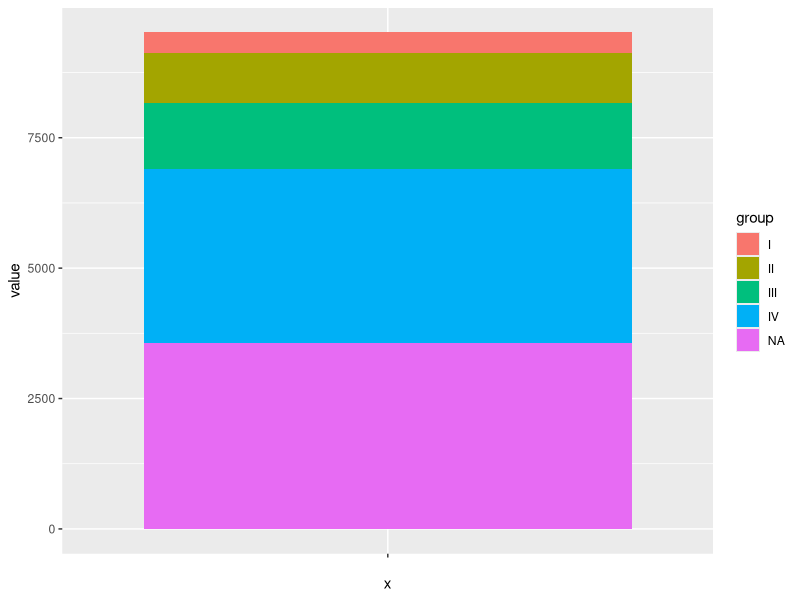
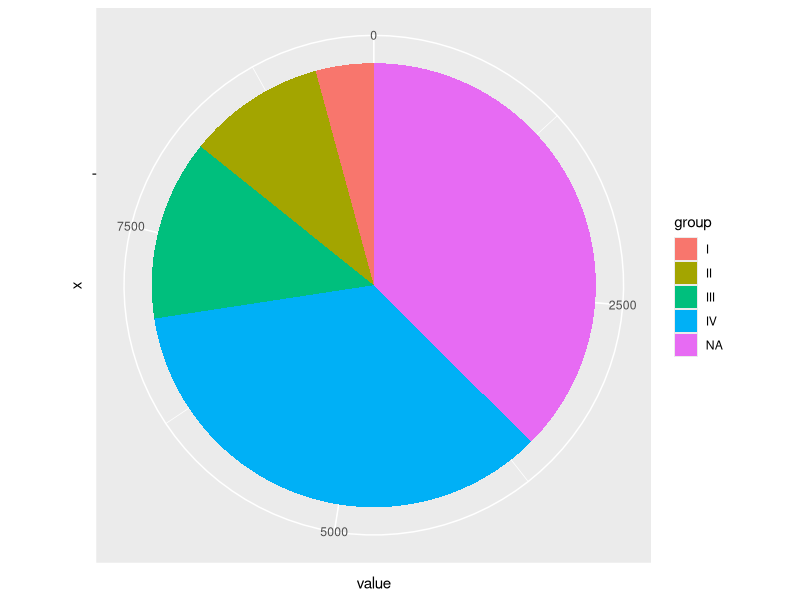
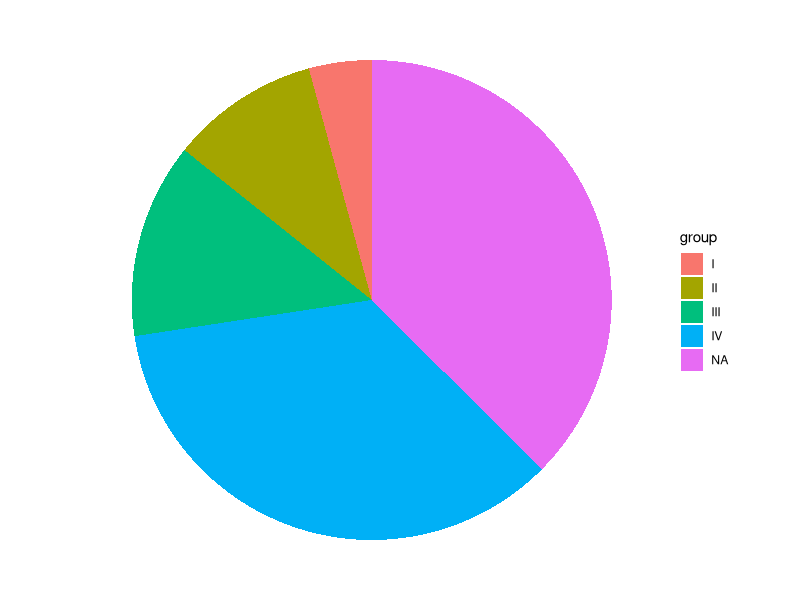
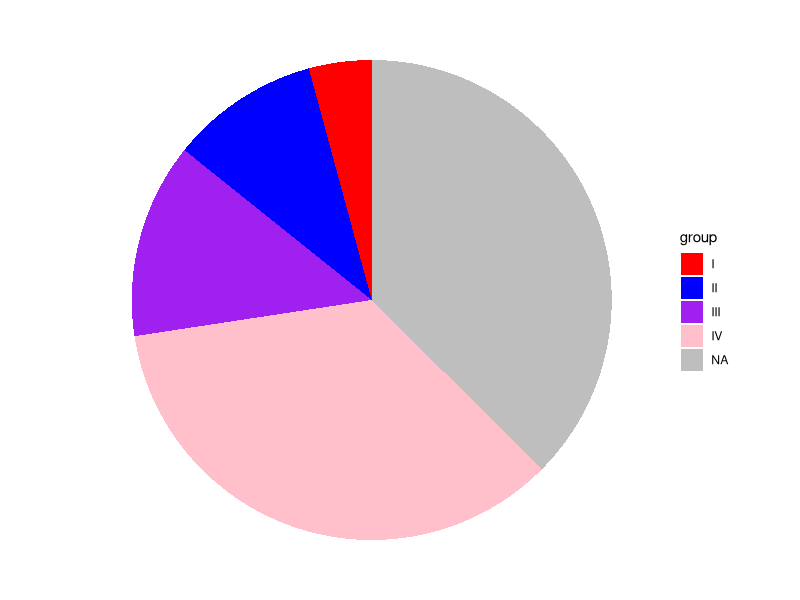
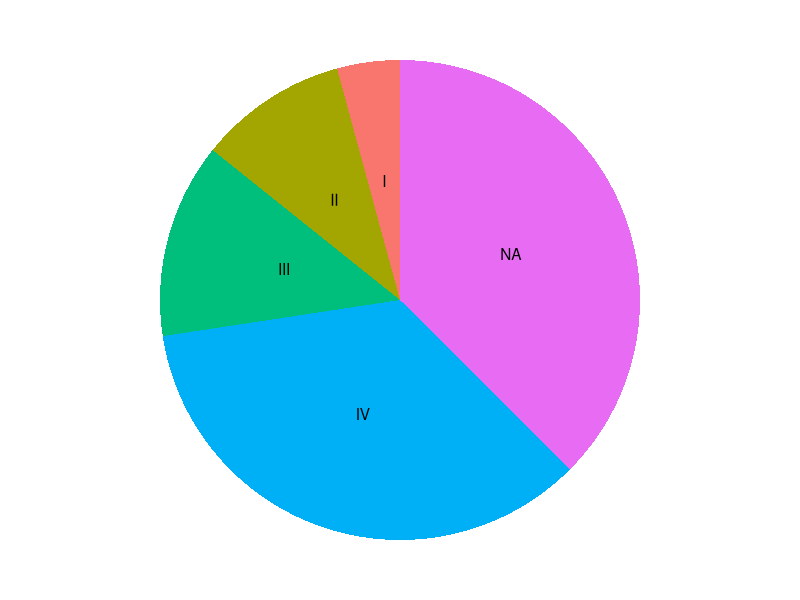
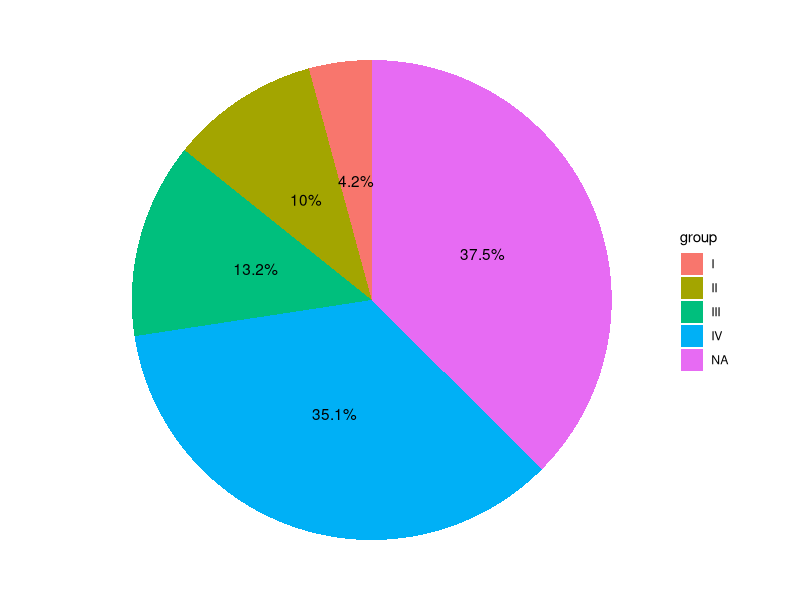
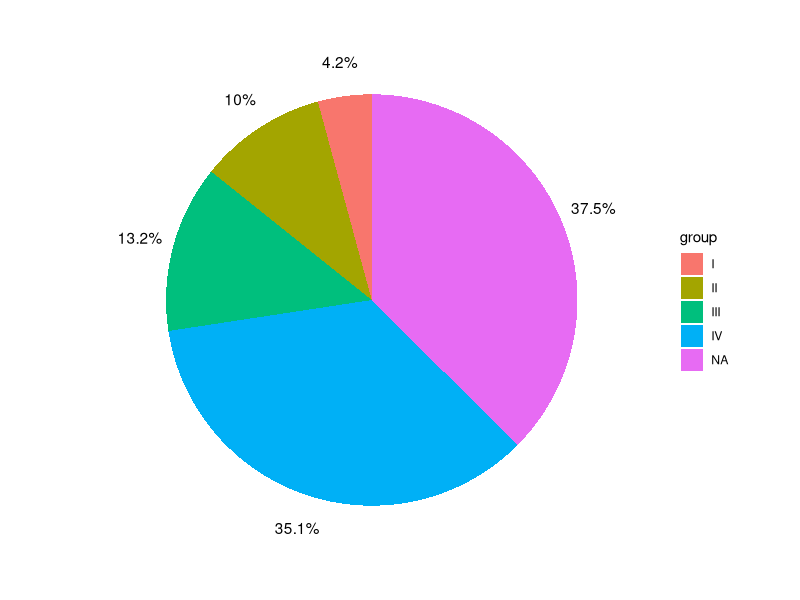
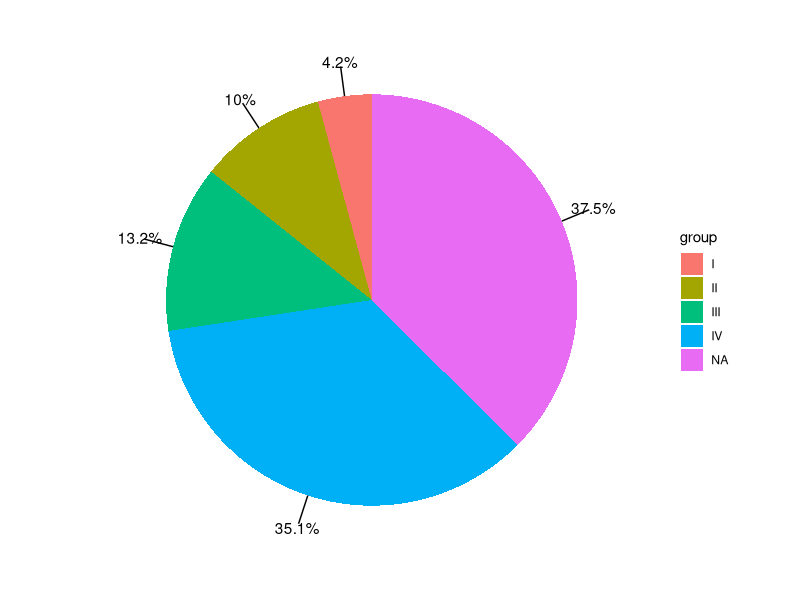

Generate these figures, in order, with R:
## ---- chunk 1
# 安装包
if (!requireNamespace("ggplot2", quietly = TRUE)) {
  install.packages("ggplot2")
}

# 加载包
library(ggplot2)
## ---- chunk 2
# 数据写入，一列分组，一列值
data <- data.frame(
  group = c("I", "II", "III", "IV", "NA"),
  value = c(402, 955, 1252, 3343, 3567)
)

head(data)
## ---- chunk 3
#| label: fig1BasicBar
#| fig-cap: "基本绘图—条形图"
#| out.width: "95%"
#| warning: false

# 基本绘图—条形图
p <- ggplot(data, aes(x = "", y = value, fill = group)) +
  geom_col() # 先绘制条形图，再经过coord_polar()变换成饼图

p
## ---- chunk 4
#| label: fig2BasicPie
#| fig-cap: "基础饼图"
#| out.width: "95%"
#| warning: false

# 基础饼图
p <- ggplot(data, aes(x = "", y = value, fill = group)) +
  geom_col() + # 先绘制条形图，再经过coord_polar()变换成饼图
  coord_polar(theta = "y") # 用于绘制饼图

p
## ---- chunk 5
#| label: fig3SimplePie
#| fig-cap: "简洁饼图"
#| out.width: "95%"
#| warning: false

# 使用theme_void()去除grid、backgroundcolor、axis.label等要素
p <- ggplot(data, aes(x = "", y = value, fill = group)) +
  geom_col() +
  coord_polar(theta = "y") +
  theme_void()
p
## ---- chunk 6
#| label: fig4Color
#| fig-cap: "自定义颜色"
#| out.width: "95%"
#| warning: false

# 使用scale_fill_manual()自定义颜色
p <- ggplot(data, aes(x = "", y = value, fill = group)) +
  geom_col() +
  coord_polar(theta = "y") +
  theme_void() +
  scale_fill_manual(values = c("red","blue","purple","pink","grey")) # 自定义颜色
p
## ---- chunk 7
#| label: fig5AddLabel
#| fig-cap: "添加标签"
#| out.width: "95%"
#| warning: false

# 计算标签位置
data$label_loc <- NA # 原始数据框加一列标签位置，初始NA
for (i in 1:length(data$group)) { # 循环，计算分组的标签位置
  locate <- data$value[i] / 2 # 标签位置是该组中心+下面组的高度，下面组高度用循环计算
  if (i < length(data$group)) {
    for (j in (i + 1):length(data$group)) {
      locate <- locate + data$value[j]
    }
  }
  data$label_loc[i] <- locate # 最终获得该组标签位置
}

# 绘制带标签的饼图
p <- ggplot(data, aes(x = "", y = value, fill = group)) +
  geom_col() +
  coord_polar(theta = "y") +
  theme_void() +
  geom_text(aes(y = label_loc, label = group)) + # y是标签的y轴位置，label是标签名称
  theme(legend.position = "None") # 由于将分组作为标签，这里去掉图例
p
## ---- chunk 8
#| label: fig6AddPercentLabel
#| fig-cap: "添加百分比标签"
#| out.width: "95%"
#| warning: false

# 1.计算标签位置(和上面一致)
data$label_loc <- NA # 原始数据框加一列标签位置，初始NA
for (i in 1:length(data$group)) { # 循环，计算分组的标签位置
  locate <- data$value[i] / 2 # 标签位置是该组中心+下面组的高度，下面组高度用循环计算
if (i < length(data$group)) {
    for (j in (i + 1):length(data$group)) {
      locate <- locate + data$value[j]
    }
  }
  data$label_loc[i] <- locate # 最终获得该组标签位置
}
# 2.计算百分比
data$label <- NA # 原始数据框加一列标签，初始NA
sum <- sum(data$value) # 总和
for (i in 1:length(data$group)) {
  data$label[i] <- paste0(round(data$value[i] / sum * 100, 1), "%") # round()保留1位小数，paste0加上百分号
}

# 绘制百分比标签饼图
p <- ggplot(data, aes(x = "", y = value, fill = group)) +
  geom_col() +
  coord_polar(theta = "y") +
  theme_void() +
  geom_text(aes(y = label_loc, label = label)) # y是标签的y轴位置，label是百分比标签名称
p
## ---- chunk 9
#| label: fig7Out
#| fig-cap: "将标签置于饼图外"
#| out.width: "95%"
#| warning: false

# 以下计算百分比标签和标签位置代码没变
# 1.计算标签位置(和上面一致)
data$label_loc <- NA # 原始数据框加一列标签位置，初始NA
for (i in 1:length(data$group)) { # 循环，计算分组的标签位置
  locate <- data$value[i] / 2 # 标签位置是该组中心+下面组的高度，下面组高度用循环计算
if (i < length(data$group)) {
    for (j in (i + 1):length(data$group)) {
      locate <- locate + data$value[j]
    }
  }
  data$label_loc[i] <- locate # 最终获得该组标签位置
}
# 2.计算百分比
data$label <- NA # 原始数据框加一列标签，初始NA
sum <- sum(data$value) # 总和
for (i in 1:length(data$group)) {
  data$label[i] <- paste0(round(data$value[i] / sum * 100, 1), "%") # round()保留1位小数，paste0加上百分号
}

# 在geom_text()调节x值的大小即可实现标签的向内(减小x值)向外(增大x值)移动
p <- ggplot(data, aes(x = "", y = value, fill = group)) +
  geom_col() +
  coord_polar(theta = "y") +
  theme_void() +
  geom_text(aes(x = rep_len(1.6, length(group)), y = label_loc, label = label)) # y是标签的y轴位置，label是百分比标签名称
p
## ---- chunk 10
#| label: fig8Line
#| fig-cap: "添加标签指向饼图的线段"
#| out.width: "95%"
#| warning: false

# 以下计算百分比标签和标签位置代码没变
# 1.计算标签位置(和上面一致)
data$label_loc <- NA # 原始数据框加一列标签位置，初始NA
for (i in 1:length(data$group)) { # 循环，计算分组的标签位置
  locate <- data$value[i] / 2 # 标签位置是该组中心+下面组的高度，下面组高度用循环计算
if (i < length(data$group)) {
    for (j in (i + 1):length(data$group)) {
      locate <- locate + data$value[j]
    }
  }
  data$label_loc[i] <- locate # 最终获得该组标签位置
}
# 2.计算百分比
data$label <- NA # 原始数据框加一列标签，初始NA
sum <- sum(data$value) # 总和
for (i in 1:length(data$group)) {
  data$label[i] <- paste0(round(data$value[i] / sum * 100, 1), "%") # round()保留1位小数，paste0加上百分号
}

# 在geom_segment()调节x、xend值的大小即可定义线段，其中x值大于饼图半径，xend值略小于标签的坐标，y,yend仍未为标签位置的向量。
p <- ggplot(data, aes(x = "", y = value, fill = group)) +
  geom_col() +
  coord_polar(theta = "y") +
  theme_void() +
  geom_text(aes(x = rep_len(1.6, length(group)), y = label_loc, label = label)) + # y是标签的y轴位置，label是百分比标签名称
  geom_segment(aes(
    x = rep_len(1.45, length(group)),
    xend = rep_len(1.58, length(group)),
    y = label_loc, yend = label_loc
  ))
p
